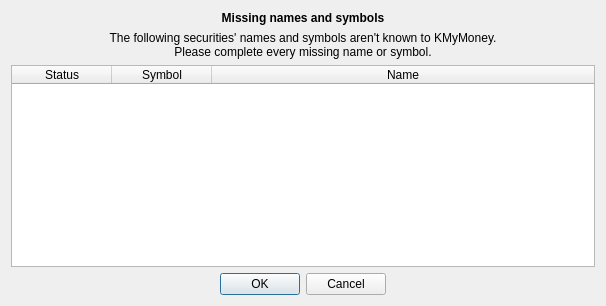
<?xml version="1.0" encoding="UTF-8"?>
<ui version="4.0">
 <class>SecuritiesDlg</class>
 <widget class="QDialog" name="SecuritiesDlg">
  <property name="geometry">
   <rect>
    <x>0</x>
    <y>0</y>
    <width>606</width>
    <height>306</height>
   </rect>
  </property>
  <property name="windowTitle">
   <string>Securities</string>
  </property>
  <layout class="QVBoxLayout" name="verticalLayout">
   <item>
    <widget class="QLabel" name="label_title">
     <property name="font">
      <font>
       <weight>75</weight>
       <bold>true</bold>
      </font>
     </property>
     <property name="text">
      <string>Missing names and symbols</string>
     </property>
     <property name="alignment">
      <set>Qt::AlignCenter</set>
     </property>
    </widget>
   </item>
   <item>
    <widget class="QLabel" name="label_info">
     <property name="text">
      <string>The following securities' names and symbols aren't known to KMyMoney.
Please complete every missing name or symbol.</string>
     </property>
     <property name="alignment">
      <set>Qt::AlignCenter</set>
     </property>
     <property name="wordWrap">
      <bool>true</bool>
     </property>
    </widget>
   </item>
   <item>
    <widget class="QTableWidget" name="tableWidget">
     <property name="font">
      <font/>
     </property>
     <property name="selectionMode">
      <enum>QAbstractItemView::NoSelection</enum>
     </property>
     <property name="wordWrap">
      <bool>false</bool>
     </property>
     <property name="columnCount">
      <number>3</number>
     </property>
     <attribute name="horizontalHeaderCascadingSectionResizes">
      <bool>true</bool>
     </attribute>
     <attribute name="horizontalHeaderStretchLastSection">
      <bool>true</bool>
     </attribute>
     <attribute name="verticalHeaderStretchLastSection">
      <bool>false</bool>
     </attribute>
     <column>
      <property name="text">
       <string>Status</string>
      </property>
     </column>
     <column>
      <property name="text">
       <string>Symbol</string>
      </property>
     </column>
     <column>
      <property name="text">
       <string>Name</string>
      </property>
     </column>
    </widget>
   </item>
   <item>
    <widget class="QDialogButtonBox" name="buttonBox">
     <property name="sizePolicy">
      <sizepolicy hsizetype="Preferred" vsizetype="Preferred">
       <horstretch>0</horstretch>
       <verstretch>0</verstretch>
      </sizepolicy>
     </property>
     <property name="standardButtons">
      <set>QDialogButtonBox::Cancel|QDialogButtonBox::Ok</set>
     </property>
     <property name="centerButtons">
      <bool>true</bool>
     </property>
    </widget>
   </item>
  </layout>
 </widget>
 <layoutdefault spacing="6" margin="11"/>
 <resources/>
 <connections>
  <connection>
   <sender>buttonBox</sender>
   <signal>accepted()</signal>
   <receiver>SecuritiesDlg</receiver>
   <slot>accept()</slot>
   <hints>
    <hint type="sourcelabel">
     <x>302</x>
     <y>280</y>
    </hint>
    <hint type="destinationlabel">
     <x>302</x>
     <y>152</y>
    </hint>
   </hints>
  </connection>
  <connection>
   <sender>buttonBox</sender>
   <signal>rejected()</signal>
   <receiver>SecuritiesDlg</receiver>
   <slot>reject()</slot>
   <hints>
    <hint type="sourcelabel">
     <x>302</x>
     <y>280</y>
    </hint>
    <hint type="destinationlabel">
     <x>302</x>
     <y>152</y>
    </hint>
   </hints>
  </connection>
 </connections>
 <designerdata>
  <property name="gridDeltaX">
   <number>2</number>
  </property>
  <property name="gridDeltaY">
   <number>2</number>
  </property>
  <property name="gridSnapX">
   <bool>true</bool>
  </property>
  <property name="gridSnapY">
   <bool>true</bool>
  </property>
  <property name="gridVisible">
   <bool>true</bool>
  </property>
 </designerdata>
</ui>
